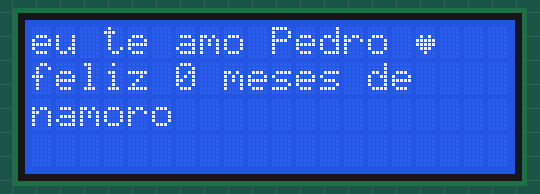
Bench run of a program on a simulated ESP32. Parts: 20×4 character LCD.

Above: at 0.2 s.
At 0.7 s:
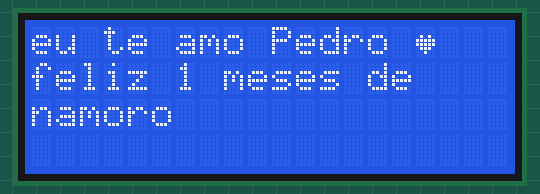
At 2.2 s:
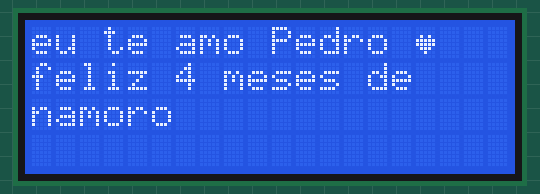

Measured:
- what the display in image 2 shows lasts 0.5 s, from 2.1 s to 2.6 s

The program:

main.cpp
```cpp
#include <Arduino.h>
#include <LiquidCrystal_I2C.h>

// **** INSTANCIAS DE OBJETOS ****
LiquidCrystal_I2C lcd(0x27,20,4);

  byte customChar[8] = {
  B00000,
  B00000,
  B01010,
  B11111,
  B11111,
  B01110,
  B00100,
  B00000
};

void setup()
{
    Serial.begin(115200);
    lcd.init();
    lcd.backlight();
    lcd.print("eu te amo Pedro ");

    lcd.createChar(0, customChar);
    lcd.setCursor(16,0);
    lcd.write((uint8_t)0);

    lcd.setCursor(0,1);
    lcd.print("feliz ");

    lcd.setCursor(7,1);
    lcd.print(" meses de");
    lcd.setCursor(0,2);
    lcd.print("namoro");

    for(int meses=0 ; meses<=8 ; meses++){
    lcd.setCursor(6,1);
    lcd.print(meses);
    delay(500);
    }


}

void loop()
{

}
```
